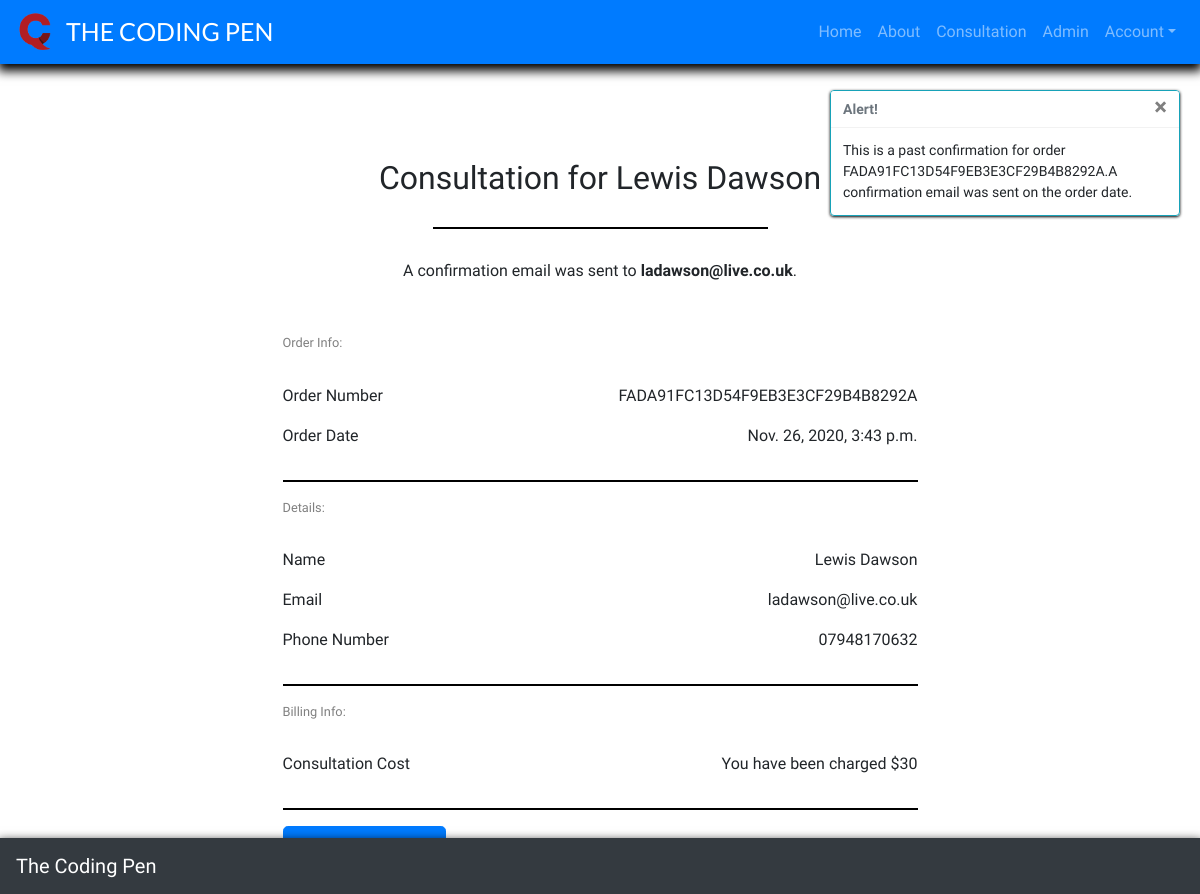
/admin_user/consultation_history_admin/FADA91FC13D54F9EB3E3CF29B4B8292A (signed in), run on the app's committed database.
### consultation/models.py (models this page shows, shortened)
class Consultation(models.Model):
    consultation_number = models.CharField(max_length=32, null=False, editable=False)
    user_profile = models.ForeignKey(UserProfile, on_delete=models.SET_NULL,
                                     null=True, blank=True, related_name='consultation')
    first_name = models.CharField(max_length=20, null=False, blank=False)
    last_name = models.CharField(max_length=20, null=False, blank=False)
    email = models.EmailField(max_length=100, null=False, blank=False, default="")
    phone_number = models.CharField(max_length=30, null=False, blank=False)
    date = models.DateTimeField(auto_now_add=True)
    consultation_idea = models.TextField(max_length=3000, null=False, blank=False)
    consultation_cost = models.DecimalField(max_digits=5, decimal_places=2, null=False, default=30)
    stripe_pid = models.CharField(max_length=254, null=False, blank=False, default='')

### admin_user/views.py (the view)
# urls.py: path('consultation_history_admin/<consultation_number>',
@login_required
def consultation_history_admin(request, consultation_number):
    if not request.user.is_superuser:
        messages.error(request, 'Sorry, only staff can do that.')
        return redirect(reverse('home'))
    consultation = get_object_or_404(Consultation,
                                     consultation_number=consultation_number)
    messages.info(request, (
        f'This is a past confirmation for order {consultation_number}.'
        'A confirmation email was sent on the order date.'
    ))
    template = 'admin_pages/admin_consultation.html'
    context = {
        'consultation': consultation,
    }
    return render(request, template, context)

### admin_user/templates/admin_pages/admin_consultation.html
{% extends "base.html" %}
{% load static %}
{% block extra_css %}
    <link rel="stylesheet" href="{% static 'css/success.css' %}">
{% endblock %}
{% block page_header %}
    <div class="header-container"></div>
{% endblock %}
{% block content %}
<div class="background-overlay"></div>
    <div class="container">
        <div class="row">
            <div class="col">
                <h2 class="thank-msg-title">Consultation for {{ consultation.first_name }} {{ consultation.last_name }}</h2>
                <hr class="small-hr">
                <p class="thank-msg">A confirmation email was sent to <strong>{{ consultation.email }}</strong>.</p>
            </div>
        </div>
        <div class="row info-container">
            <div class="col-12 col-lg-7">
                    <div class="confirmation-container">
                        <div class="row">
                            <div class="col order-title-info">
                                <p class="info-titles">Order Info:</p>
                            </div>
                        </div>
                        <div class="row">
                            <div class="col-12 col-md-4">
                                <p class="order-cats">Order Number</p>
                            </div>
                            <div class="col-12 col-md-8">
                                <p class="order-info">{{ consultation.consultation_number }}</p>
                            </div>
                        </div>
                        <div class="row">
                            <div class="col-12 col-md-4">
                                <p>Order Date</p>
                            </div>
                            <div class="col-12 col-md-8">
                                <p class="order-info">{{ consultation.date }}</p>
                            </div>
                        </div>
                        <hr>
                        <div class="row">
                            <div class="col order-title-info">
                                <p class="info-titles">Details:</p>
                            </div>
                        </div>
                        <div class="row">
                            <div class="col-12 col-md-4">
                                <p>Name</p>
                            </div>
                            <div class="col-12 col-md-8">
                                <p class="order-info">{{ consultation.first_name }} {{ consultation.last_name }}</p>
                            </div>
                        </div>
                        <div class="row">
                            <div class="col-12 col-md-4">
                                <p>Email</p>
                            </div>
                            <div class="col-12 col-md-8">
                                <p class="order-info">{{ consultation.email }}</p>
                            </div>
                        </div>
                        <div class="row">
                            <div class="col-12 col-md-4">
                                <p>Phone Number</p>
                            </div>
                            <div class="col-12 col-md-8">
                                <p class="order-info">{{ consultation.phone_number }}</p>
                            </div>
                        </div>
                        <hr>
                        <div class="row">
                            <div class="col order-title-info">
                                <p class="info-titles">Billing Info:</p>
                            </div>
                        </div>
                        <div class="row">
                            <div class="col-12 col-md-4">
                                <p>Consultation Cost</p>
                            </div>
                            <div class="col-12 col-md-8">
                                <p class="order-info">You have been charged $30</p>
                            </div>
                        </div>
                        <hr>
                            <a class="btn btn-primary btn-lg learn-more-button" href="{% url 'admin_page' %}" role="button">Back to Admin</a>
                    </div>
                </div>
            </div>
        </div>
{% endblock %}

### static/css/base.css (style rules this page uses)
.learn-more-button { margin-bottom: 20px; }
html { height: 100% }
.header-container { padding-top: 59px; }
body { background: url('/media/background.jpg') no-repeat center center fixed; background-size: cover; height: calc(100vh - 59px); font-family: 'Patua One', cursive; }

### consultation/static/css/success.css (style rules this page uses)
.background-overlay { position: absolute; top: 0; left: 0; height: 100%; width: 100%; background-color: rgba(255, 255, 255, 1); }
hr { border: 1px solid black; background-color: black; }
.small-hr { width: 30%; margin-top: 30px; margin-bottom: 30px; }
.thank-msg-title { text-align: center; margin-top: 100px; }
.thank-msg { text-align: center; margin-bottom: 50px; }
.info-container { justify-content: center; }
.order-title-info { margin-bottom: 15px; }
.info-titles { font-size: 12.8px; color: grey; }
.order-info { text-align: right; }

### data on the page
Consultation: first_name "Lewis", last_name "Dawson", email "ladawson@live.co.uk", consultation_number "FADA91FC13D54F9EB3E3CF29B4B8292A", date "Nov. 26, 2020, 3:43 p.m.", phone_number "07948170632"

### other printed values
{{ message }} "This is a past confirmation for order FADA91FC13D54F9EB3E3CF29B4B8292A.A confirmation email was sent on the order date."
